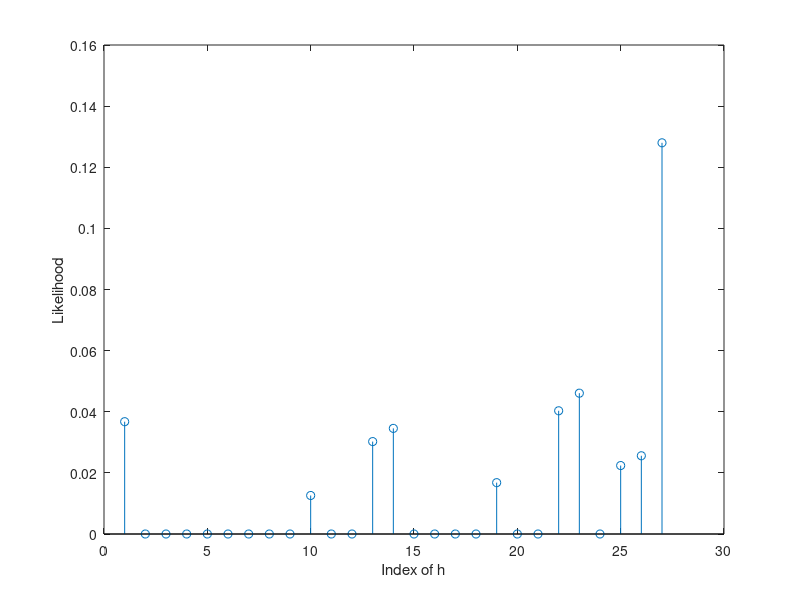
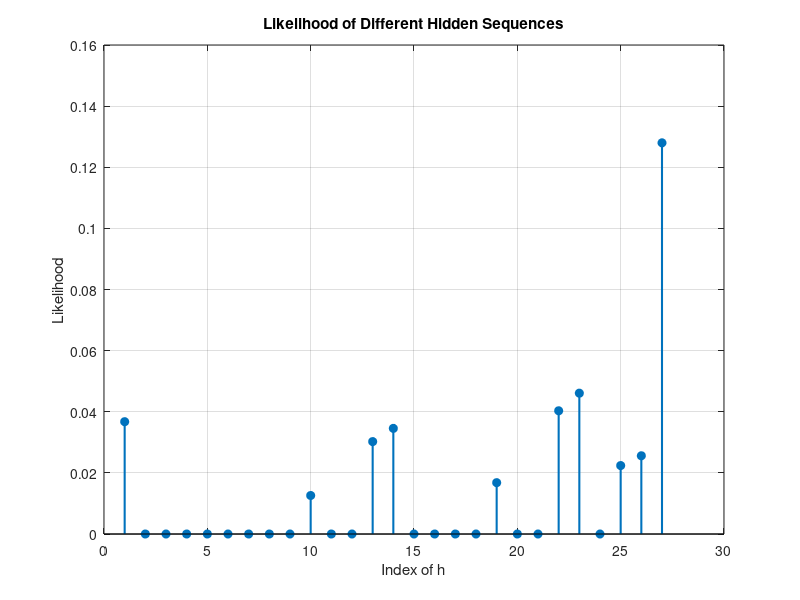

These charts were generated, in order, by the following MATLAB code:

clear; 
close all; 

A = [
0.5   0.0  0.0 ;
0.3   0.6  0.0 ;
0.2   0.4  1.0
];

B = [
0.7   0.4   0.8 ;
0.3   0.6   0.2    
];

a = [.9 .1 0]' ;

%% Question 1
a1 =  a .* B(1,:)' ;

% (A * a1)
a2 = (A * a1) .* B(2,:)' ;


% (A * a2)
a3 = (A * a2) .* B(1,:)' ;

p_visible = sum(a3)

%% Question 2

p_h1_given_vis = a3 / sum(a3)

%% Question 3

v = [ 1 2 1] ;

[a, b, c] = ndgrid(1:3, 1:3, 1:3);
all_possible_h = [a(:), b(:), c(:)];

likeall= zeros(1,size(all_possible_h,1)) ;


for i = 1:size(all_possible_h, 1)  % Loop over rows
    h = all_possible_h(i, :);      % Extract one combination
    % disp(h);               % Display the combination (optional)
    
    t=1;
    likelihood = B(v(t),h(t)) ;
    for t = 2:3
        likelihood = likelihood * B(v(t),h(t)) * A(h(t),h(t-1));
    end
    % disp(likelihood)

    likeall(i) = likelihood ;
end

figure
stem(1:size(all_possible_h, 1), likeall)
ylabel("Likelihood");
xlabel("Index of h")
title("")



figure
stem(1:size(all_possible_h, 1), likeall, 'filled', 'LineWidth', 1.5, 'MarkerSize', 6, 'Color', [0 0.4470 0.7410]); 
grid on
xlabel("Index of h")
ylabel("Likelihood")
title("Likelihood of Different Hidden Sequences")




